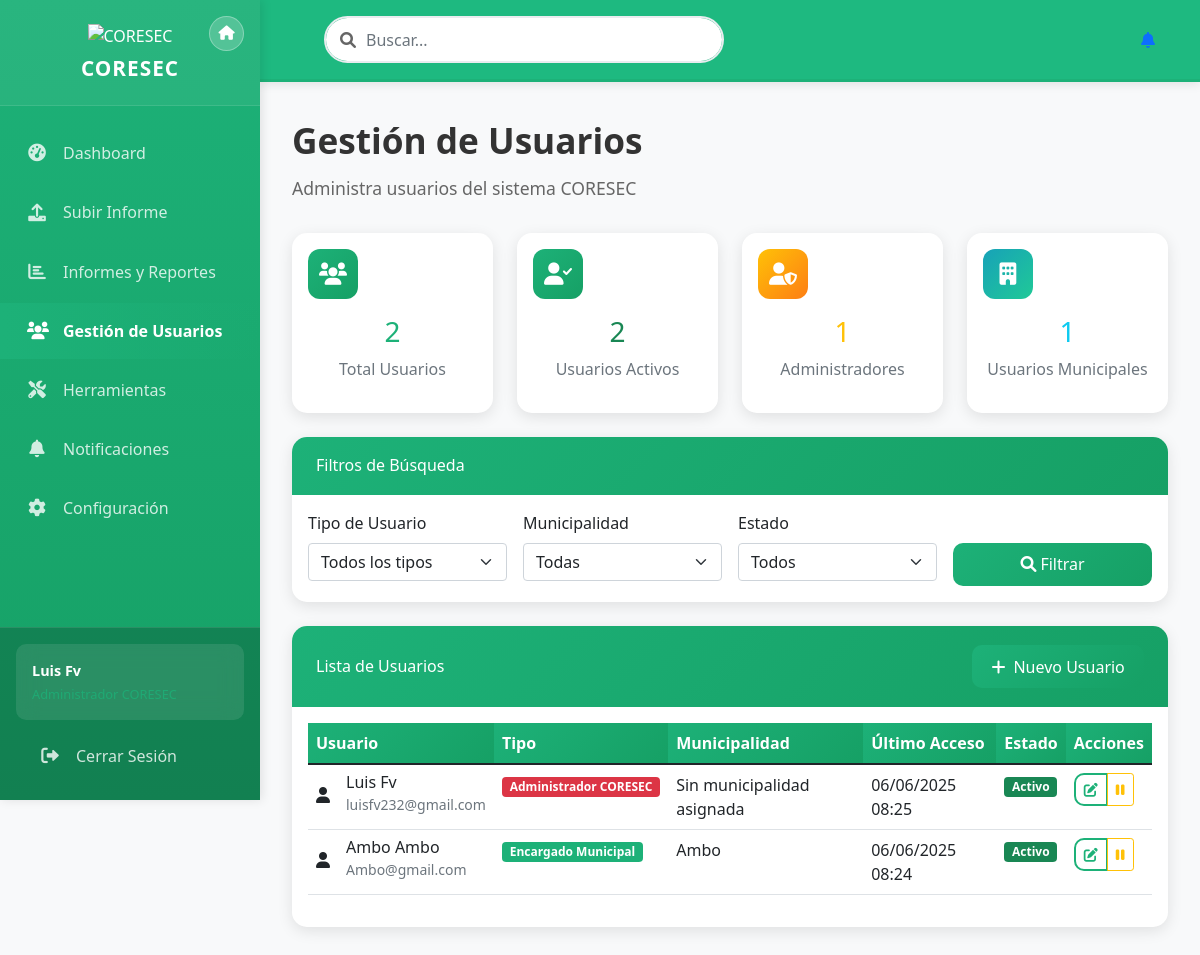
Page /usuarios/gestion/ (signed in) on the earlier database version.
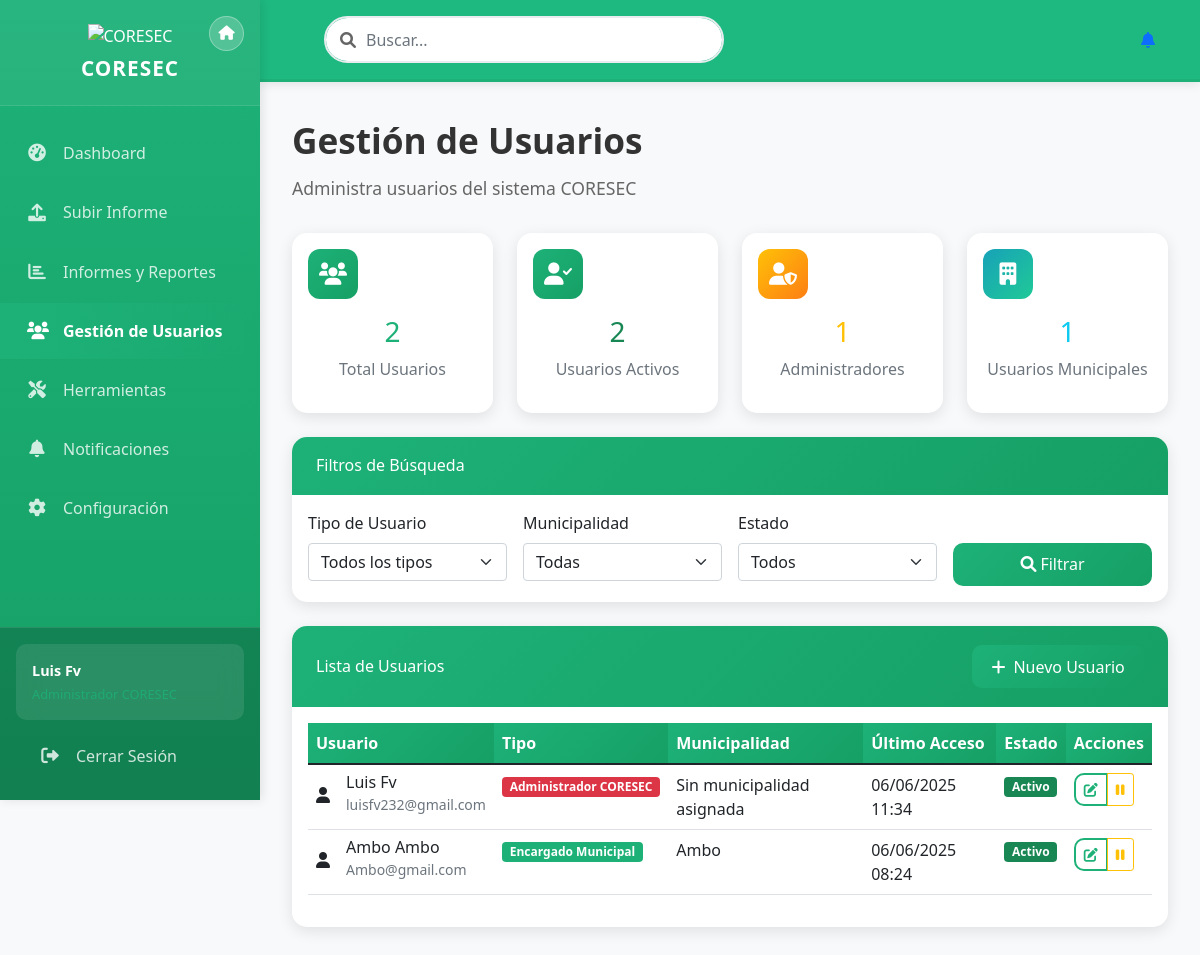
Same page on the later database version.
### usuarios/models.py (models this page shows, shortened)
class Usuario(AbstractUser):
    TIPO_USUARIO_CHOICES = [
        ('administrador', 'Administrador CORESEC'),
        ('coordinador', 'Coordinador CORESEC'),
        ('municipal', 'Encargado Municipal'),
    ]
    MUNICIPALIDADES_HUANUCO = [
        ('huamalies', 'Huamalíes'),
        ('huacaybamba', 'Huacaybamba'),
        ('leoncio_prado', 'Leoncio Prado'),
        ('yarowilca', 'Yarowilca'),
        ('pachitea', 'Pachitea'),
        ('maranon', 'Marañón'),
        ('ambo', 'Ambo'),
        ('lauricocha', 'Lauricocha'),
        ('huanuco', 'Huánuco'),
        ('puerto_inca', 'Puerto Inca'),
        ('dos_de_mayo', 'Dos de Mayo'),
    ]
    telefono = models.CharField(max_length=15, blank=True, null=True)
    direccion = models.TextField(blank=True, null=True)
    tipo_usuario = models.CharField(max_length=20, choices=TIPO_USUARIO_CHOICES, default='municipal')
    municipalidad = models.CharField(max_length=50, choices=MUNICIPALIDADES_HUANUCO, blank=True, null=True)
    cargo_coresec = models.CharField(max_length=100, blank=True, null=True, help_text="Especifica tu cargo en CORESEC")
    cargo_municipal = models.CharField(max_length=100, blank=True, null=True, help_text="Especifica tu cargo municipal")
    fecha_registro = models.DateTimeField(auto_now_add=True)
    activo = models.BooleanField(default=True)
    def get_municipalidad_display(self):
        if self.municipalidad:
            return dict(self.MUNICIPALIDADES_HUANUCO)[self.municipalidad]
        return 'Sin municipalidad asignada'
    class Meta:
        verbose_name = "Usuario"
        verbose_name_plural = "Usuarios"

### usuarios/views.py (the view)
# urls.py: path('gestion/', views.gestion_usuarios_view, name='gestion_usuarios'),  # AGREGAR ESTA LÍNEA
@login_required
def gestion_usuarios_view(request):
    if request.user.tipo_usuario != 'administrador':
        messages.error(request, 'No tienes permisos para acceder a esta sección.')
        return redirect('dashboard:dashboard')
    usuarios = Usuario.objects.all().order_by('-date_joined')
    context = {
        'usuarios': usuarios,
        'total_usuarios': usuarios.count(),
        'usuarios_activos': usuarios.filter(is_active=True).count(),
        'administradores': usuarios.filter(tipo_usuario='administrador').count(),
        'coordinadores': usuarios.filter(tipo_usuario='coordinador').count(),
        'municipales': usuarios.filter(tipo_usuario='municipal').count(),
    }
    return render(request, 'usuarios/gestion_usuarios.html', context)

### templates/usuarios/gestion_usuarios.html (shortened to what this page needs)
{% extends 'base.html' %}
{% block content %}
<div class="page-title">Gestión de Usuarios</div>
<div class="page-subtitle">Administra usuarios del sistema CORESEC</div>
<div class="row mb-4">
    <div class="col-md-3">
        <div class="card text-center">
            <div class="card-body">
                <div class="stat-icon primary mb-3">
                    <i class="fas fa-users"></i>
                </div>
                <h3 class="text-primary">{{ total_usuarios }}</h3>
                <p class="text-muted">Total Usuarios</p>
            </div>
        </div>
    </div>
    <div class="col-md-3">
        <div class="card text-center">
            <div class="card-body">
                <div class="stat-icon success mb-3">
                    <i class="fas fa-user-check"></i>
                </div>
                <h3 class="text-success">{{ usuarios_activos }}</h3>
                <p class="text-muted">Usuarios Activos</p>
            </div>
        </div>
    </div>
    <div class="col-md-3">
        <div class="card text-center">
            <div class="card-body">
                <div class="stat-icon warning mb-3">
                    <i class="fas fa-user-shield"></i>
                </div>
                <h3 class="text-warning">{{ administradores }}</h3>
                <p class="text-muted">Administradores</p>
            </div>
        </div>
    </div>
    <div class="col-md-3">
        <div class="card text-center">
            <div class="card-body">
                <div class="stat-icon info mb-3">
                    <i class="fas fa-building"></i>
                </div>
                <h3 class="text-info">{{ municipales }}</h3>
                <p class="text-muted">Usuarios Municipales</p>
            </div>
        </div>
    </div>
</div>
<div class="card mb-4">
    <div class="card-header">
        <h6 class="mb-0">Filtros de Búsqueda</h6>
    </div>
    <div class="card-body">
        <form method="get" class="row g-3">
            <div class="col-md-3">
                <label class="form-label">Tipo de Usuario</label>
                <select name="tipo" class="form-select">
                    <option value="">Todos los tipos</option>
                </select>
            </div>
            <div class="col-md-3">
                <label class="form-label">Municipalidad</label>
                <select name="municipalidad" class="form-select">
                    <option value="">Todas</option>
                </select>
            </div>
            <div class="col-md-3">
                <label class="form-label">Estado</label>
                <select name="activo" class="form-select">
                    <option value="">Todos</option>
                </select>
            </div>
            <div class="col-md-3">
                <label class="form-label">&nbsp;</label>
                <button type="submit" class="btn btn-primary-custom d-block w-100">
                    <i class="fas fa-search me-1"></i>Filtrar
                </button>
            </div>
        </form>
    </div>
</div>
<div class="card">
    <div class="card-header d-flex justify-content-between align-items-center">
        <h6 class="mb-0">Lista de Usuarios</h6>
        <a href="{% url 'usuarios:registro' %}" class="btn btn-primary-custom">
            <i class="fas fa-plus me-2"></i>Nuevo Usuario
        </a>
    </div>
    <div class="card-body">
        <div class="table-responsive">
            <table class="table table-hover">
                <thead>
                    <tr>
                        <th>Usuario</th>
                        <th>Tipo</th>
                        <th>Municipalidad</th>
                        <th>Último Acceso</th>
                        <th>Estado</th>
                        <th>Acciones</th>
                    </tr>
                </thead>
                <tbody>
                    {% for usuario in usuarios %}
                    <tr>
                        <td>
                            <div class="d-flex align-items-center">
                                <div class="avatar-sm me-3">
                                    <i class="fas fa-user"></i>
                                </div>
                                <div>
                                    <h6 class="mb-0">{{ usuario.first_name }} {{ usuario.last_name }}</h6>
                                    <small class="text-muted">{{ usuario.email }}</small>
                                </div>
                            </div>
                        </td>
                        <td>
                            <span class="badge bg-{% if usuario.tipo_usuario == 'administrador' %}danger{% elif usuario.tipo_usuario == 'coordinador' %}warning{% else %}primary{% endif %}">
                                {{ usuario.get_tipo_usuario_display }}
                            </span>
                        </td>
                        <td>{{ usuario.get_municipalidad_display|default:"N/A" }}</td>
                        <td>{{ usuario.last_login|date:"d/m/Y H:i"|default:"Nunca" }}</td>
                        <td>
                            {% if usuario.is_active %}
                                <span class="badge bg-success">Activo</span>
                            {% else %}
                                <span class="badge bg-secondary">Inactivo</span>
                            {% endif %}
                        </td>
                        <td>
                            <div class="btn-group" role="group">
                                <button class="btn btn-outline-primary btn-sm" onclick="editarUsuario({{ usuario.id }})">
                                    <i class="fas fa-edit"></i>
                                </button>
                                <button class="btn btn-outline-{% if usuario.is_active %}warning{% else %}success{% endif %} btn-sm"
                                        onclick="toggleUsuario({{ usuario.id }}, {{ usuario.is_active|yesno:'false,true' }})">
                                    <i class="fas fa-{% if usuario.is_active %}pause{% else %}play{% endif %}"></i>
                                </button>
                            </div>
                        </td>
                    </tr>
                    {% endfor %}
                </tbody>
            </table>
        </div>
    </div>
</div>
{% endblock %}

### templates/base.html (shortened to what this page needs)
<!DOCTYPE html>
<html lang="es">
<head>
    <link href="https://cdn.jsdelivr.net/npm/bootstrap@5.1.3/dist/css/bootstrap.min.css" rel="stylesheet">
    <link href="https://cdnjs.cloudflare.com/ajax/libs/font-awesome/6.0.0/css/all.min.css" rel="stylesheet">
</head>
<body>
    <div class="sidebar" id="sidebar">
        <div class="sidebar-header">
            <a href="{% url 'home' %}" class="home-btn" title="Ir al inicio">
                <i class="fas fa-home"></i>
            </a>
            <img src="https://hebbkx1anhila5yf.public.blob.vercel-storage.com/ed6e7ee6-d0c2-4af7-90b5-12e06ae9843c.jfif-11sJXno6mDc6wrJPLch3ysP2tNChNc.jpeg" alt="CORESEC" class="sidebar-logo">
            <h4 class="sidebar-title">CORESEC</h4>
        </div>
        <nav class="sidebar-nav">
            <div class="nav-item">
                <a href="{% url 'dashboard:dashboard' %}" class="nav-link {% if request.resolver_match.url_name == 'dashboard' %}active{% endif %}">
                    <i class="fas fa-tachometer-alt"></i>
                    Dashboard
                </a>
            </div>
            <div class="nav-item">
                <a href="{% url 'reportes:crear_informe' %}" class="nav-link {% if request.resolver_match.url_name == 'crear_informe' %}active{% endif %}">
                    <i class="fas fa-upload"></i>
                    Subir Informe
                </a>
            </div>
            <div class="nav-item">
                <a href="{% url 'reportes:lista_informes' %}" class="nav-link {% if request.resolver_match.url_name == 'lista_informes' %}active{% endif %}">
                    <i class="fas fa-chart-bar"></i>
                    Informes y Reportes
                </a>
            </div>
            {% if user.tipo_usuario in 'administrador,coordinador' %}
            <div class="nav-item">
                <a href="{% url 'usuarios:gestion_usuarios' %}" class="nav-link {% if request.resolver_match.url_name == 'gestion_usuarios' %}active{% endif %}">
                    <i class="fas fa-users"></i>
                    Gestión de Usuarios
                </a>
            </div>
           <div class="nav-item">
                <a href="{% url 'herramientas:herramientas' %}" class="nav-link {% if 'herramientas' in request.resolver_match.app_name|default:'' %}active{% endif %}">
                    <i class="fas fa-tools"></i>
                    Herramientas
                </a>
            </div>
            {% endif %}
            <div class="nav-item">
                <a href="{% url 'notificaciones:notificaciones' %}" class="nav-link {% if request.resolver_match.url_name == 'notificaciones' %}active{% endif %}">
                    <i class="fas fa-bell"></i>
                    Notificaciones
                </a>
            </div>
            <div class="nav-item">
                <a href="{% url 'usuarios:perfil' %}" class="nav-link {% if request.resolver_match.url_name == 'perfil' %}active{% endif %}">
                    <i class="fas fa-cog"></i>
                    Configuración
                </a>
            </div>
        </nav>
        <div class="sidebar-footer">
            <div class="user-info">
                <div class="user-name">{{ user.first_name }} {{ user.last_name }}</div>
                <div class="user-role">{{ user.get_tipo_usuario_display }}</div>
            </div>
            <form method="post" action="{% url 'usuarios:logout' %}" style="display: inline; width: 100%;">
                <button type="submit" class="nav-link" style="background: none; border: none; width: 100%; text-align: left; color: rgba(255,255,255,0.8);">
                    <i class="fas fa-sign-out-alt"></i>
                    Cerrar Sesión
                </button>
            </form>
        </div>
    </div>
    <div class="main-content">
        <div class="top-bar">
            <div class="search-box position-relative">
                <i class="fas fa-search search-icon"></i>
                <input type="text" class="form-control" placeholder="Buscar...">
            </div>
            <div class="top-actions">
                <a href="{% url 'notificaciones:notificaciones' %}" class="btn btn-link position-relative">
                    <i class="fas fa-bell"></i>
                </a>
            </div>
        </div>
        <div class="content-area">
            {% block content %}{% endblock %}
        </div>
    </div>
</body>
</html>

Differences in the rows shown:
changed Usuario "Luis": last_login "06/06/2025 08:25" → "06/06/2025 11:34"
